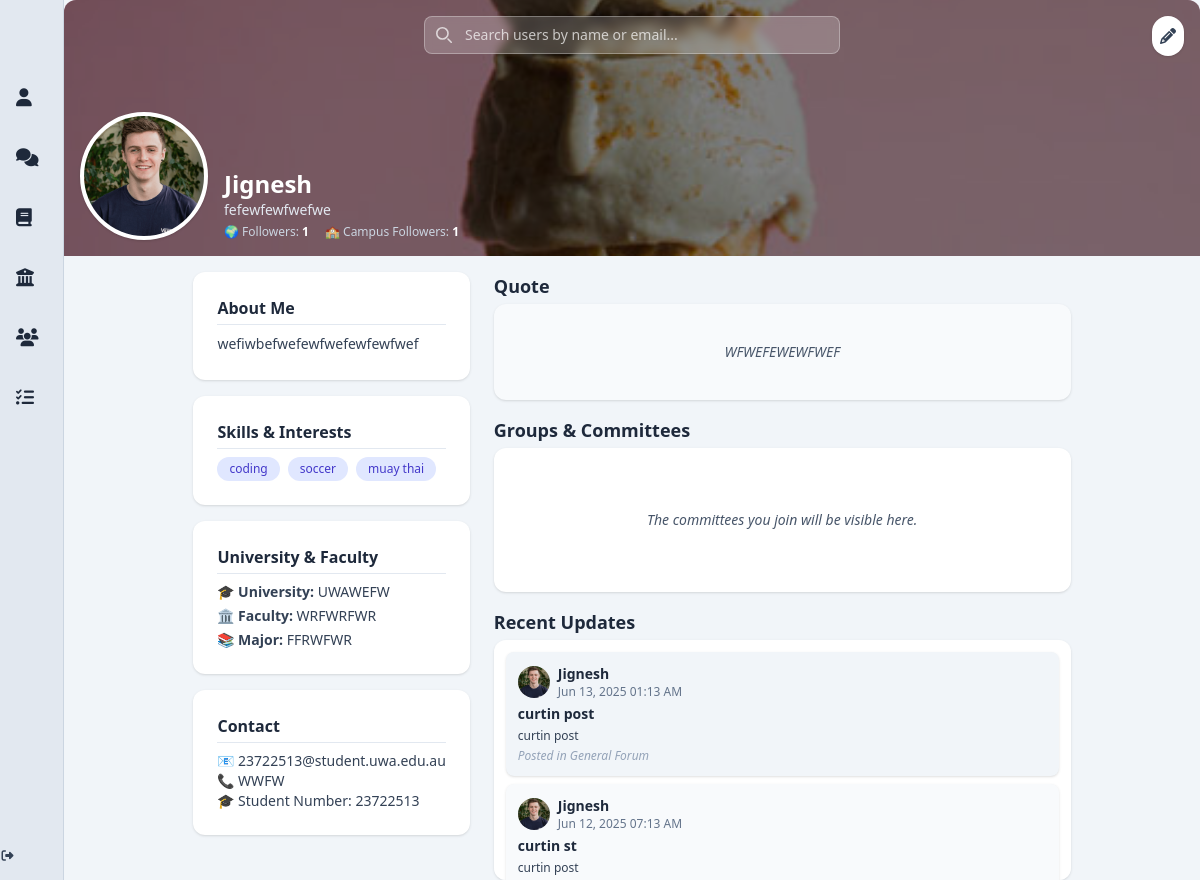
Screenshot of /profile (signed in) with the database file from the repository.
### app/models.py (models this page shows, shortened)
class User(db.Model, UserMixin):
    __tablename__ = 'users'
    id = db.Column(db.Integer, primary_key=True)
    display_name = db.Column(db.String(100))
    student_number = db.Column(db.String(50), unique=True, nullable=False)
    email = db.Column(db.String(120), unique=True, nullable=False)
    password_hash = db.Column(db.String(128), nullable=False)
    bio = db.Column(db.Text)
    job_title = db.Column(db.String(100))
    phone = db.Column(db.String(20))
    university = db.Column(db.String(100))
    faculty = db.Column(db.String(100))
    major = db.Column(db.String(100))
    quote = db.Column(db.Text)
    skills = db.Column(db.Text)
    profile_picture = db.Column(db.String(255))
    cover_picture = db.Column(db.String(255))
    created_at = db.Column(db.DateTime, default=db.func.now())
    committees = db.relationship('Committee', secondary=user_committees, backref='members', lazy='dynamic')
    posts = db.relationship('Post', backref='author', cascade='all, delete-orphan', passive_deletes=True, lazy='dynamic')
    comments = db.relationship('Comment', backref='author', cascade='all, delete-orphan', passive_deletes=True, lazy='dynamic')
    liked_posts = db.relationship('Post', secondary=post_likes, backref=db.backref('likers', lazy='dynamic'))
    followers = db.relationship(
        'User', secondary=user_followers,
        primaryjoin=(user_followers.c.followed_id == id),
        secondaryjoin=(user_followers.c.follower_id == id),
        backref=db.backref('following', lazy='dynamic'),
        lazy='dynamic'
    )
    @property
    def skills_list(self):
        return [skill.strip() for skill in self.skills.split(',')] if self.skills else []
    @property
    def followers_count(self):
        return self.followers.count()
    @property
    def campus_followers_count(self):
        my_domain = self.email.split('@')[-1] if self.email else ''
        count = 0
        for follower in self.followers:
            if follower.email and follower.email.split('@')[-1] == my_domain:
                count += 1
        return count

class Post(db.Model):
    __tablename__ = 'posts'
    id = db.Column(db.Integer, primary_key=True)
    title = db.Column(db.String(200))
    content = db.Column(db.Text, nullable=False)
    image_url = db.Column(db.String(255))
    created_at = db.Column(db.DateTime, default=db.func.now())
    user_id = db.Column(db.Integer, db.ForeignKey('users.id', ondelete='CASCADE', name='fk_posts_user_id'), nullable=False)
    committee_id = db.Column(db.Integer, db.ForeignKey('committees.id', ondelete='SET NULL', name='fk_posts_committee_id'), nullable=True)
    forum_id = db.Column(db.Integer, db.ForeignKey('forums.id', ondelete='SET NULL', name='fk_posts_forum_id'), nullable=True)
    committee = db.relationship('Committee', backref='posts', lazy='joined')
    comments = db.relationship('Comment', backref='post', cascade='all, delete-orphan', passive_deletes=True, lazy='dynamic')

### app/routes.py (the view)
@bp.route('/profile')
@login_required
def profile_landing_page():
    return render_template('profile_landingpage.html', user=current_user, Post=Post)

### app/__init__.py (called while the page is built)
def create_app(test_config=None):
    app = Flask(__name__)
    app.config['SECRET_KEY'] = 'w$$a9#^b2av#m2#jQ$s*G831!!6kgY@'
    BASE_DIR = os.path.abspath(os.path.dirname(__file__))
    DB_PATH = os.path.join(BASE_DIR, '../instance/app.db')
    app.config['SQLALCHEMY_DATABASE_URI'] = f'sqlite:///{DB_PATH}'
    if test_config:
        app.config.update(test_config)
    print("🚀 Using DB:", app.config['SQLALCHEMY_DATABASE_URI'])
    db.init_app(app)
    migrate.init_app(app, db)
    login_manager.init_app(app)
    login_manager.login_view = 'routes.index'
    from app.models import User
    @login_manager.user_loader
    def load_user(user_id):
        return User.query.get(int(user_id))
    @app.context_processor
    def inject_csrf_token():
        return dict(csrf_token=generate_csrf)
    from app.routes import bp as routes_bp
    app.register_blueprint(routes_bp)
    return app

### app/templates/profile_landingpage.html (shortened to what this page needs)
{% extends "base.html" %}
{% block content %}
<div class="relative w-full h-64 bg-slate-300 rounded-t-xl overflow-hidden">
  <img src="{{ user.cover_picture or 'https://images.unsplash.com/photo-1531512073830-ba890ca4eba2?q=80&w=3079&auto=format&fit=crop' }}"
       alt="Profile cover"
       class="object-cover w-full h-full" />
  <div class="absolute inset-0 bg-black bg-opacity-50 flex items-end gap-4 p-4">
    <img src="{{ user.profile_picture or 'https://cdn-icons-png.flaticon.com/512/149/149071.png' }}"
         alt="Avatar"
         class="avatar rounded-full border-4 border-white w-32 h-32 object-cover shadow bg-white" />
    <div>
        <div class="flex items-center gap-2">
            <h1 class="text-2xl font-bold text-white">{{ user.display_name }}</h1>
          </div>
      <p class="text-sm text-slate-200">{{ user.job_title }}</p>
      <div class="flex gap-4 mt-1 text-xs text-slate-300">
        <p>🌍 Followers: <span id="followers-count" class="font-semibold text-white">{{ user.followers_count or 0 }}</span></p>
        <p>🏫 Campus Followers: <span id="campus-followers-count" class="font-semibold text-white">{{ user.campus_followers_count or 0 }}</span></p>
      </div>
    </div>
    <a href="{{ url_for('routes.edit_profile') }}"
       class="absolute top-4 right-4 bg-white text-slate-700 rounded-full p-2 shadow hover:bg-indigo-600 hover:text-white transition">
      <i class="fas fa-pencil-alt"></i>
    </a>
  </div>
  <div class="absolute top-4 left-1/2 transform -translate-x-1/2 w-full max-w-md px-4">
    <div class="relative">
      <input type="search"
             id="search-users"
             name="query"
             class="block w-full p-2 pl-10 text-sm text-white border border-white/30 rounded-lg bg-white/20 backdrop-blur-sm focus:ring-indigo-400 focus:border-indigo-400 placeholder-white/70 transition"
             placeholder="Search users by name or email..."
             autocomplete="off">
      <div class="absolute inset-y-0 left-0 flex items-center pl-3 pointer-events-none">
        <svg class="w-4 h-4 text-white opacity-70" xmlns="http://www.w3.org/2000/svg" fill="none" viewBox="0 0 20 20">
          <path stroke="currentColor" stroke-linecap="round" stroke-linejoin="round" stroke-width="2"
                d="m19 19-4-4m0-7A7 7 0 1 1 1 8a7 7 0 0 1 14 0Z"/>
        </svg>
      </div>
    </div>
  </div>
</div>
<div class="max-w-6xl mx-auto mt-4 grid grid-cols-1 md:grid-cols-3 gap-6 px-4">
  <aside class="md:col-span-1 flex flex-col gap-4">
    <div class="bg-white rounded-xl shadow p-6">
      <h3 class="text-md font-semibold text-slate-800 mb-2 border-b border-slate-200 pb-1">About Me</h3>
      <p class="text-sm text-slate-700 leading-relaxed break-words">{{ user.bio or "No bio available." }}</p>
    </div>
    <div class="bg-white rounded-xl shadow p-6">
      <h3 class="text-md font-semibold text-slate-800 mb-2 border-b border-slate-200 pb-1">Skills & Interests</h3>
      {% if user.skills %}
      <div class="flex flex-wrap gap-2">
        {% for skill in user.skills.split(',') %}
        <span class="bg-indigo-100 text-indigo-700 rounded-full px-3 py-1 text-xs font-medium">{{ skill.strip() }}</span>
        {% endfor %}
      </div>
      {% else %}
      <p class="text-sm text-slate-600">No skills added yet.</p>
      {% endif %}
    </div>
    <div class="bg-white rounded-xl shadow p-6">
      <h3 class="text-md font-semibold text-slate-800 mb-2 border-b border-slate-200 pb-1">University & Faculty</h3>
      <ul class="text-sm text-slate-700 space-y-1">
        <li>🎓 <strong>University:</strong> {{ user.university or 'Not specified' }}</li>
        <li>🏛️ <strong>Faculty:</strong> {{ user.faculty or 'Not specified' }}</li>
        <li>📚 <strong>Major:</strong> {{ user.major or 'Not specified' }}</li>
      </ul>
    </div>
    <div class="bg-white rounded-xl shadow p-6">
      <h3 class="text-md font-semibold text-slate-800 mb-2 border-b border-slate-200 pb-1">Contact</h3>
      <p class="text-sm text-slate-700 break-words">📧 {{ user.email }}</p>
      <p class="text-sm text-slate-700 break-words">📞 {{ user.phone or 'Not provided' }}</p>
      <p class="text-sm text-slate-700 break-words">🎓 Student Number: {{ user.student_number or 'Not provided' }}</p>
    </div>
  </aside>
  <main class="md:col-span-2 flex flex-col gap-4">
    <section>
      <h2 class="text-lg font-semibold text-slate-800 mb-1">Quote</h2>
      <div class="bg-slate-50 rounded-xl shadow p-3 h-24 flex items-center justify-center">
        <p class="text-sm text-slate-600 italic text-center">{{ user.quote or "Add a Quote!" }}</p>
      </div>
    </section>
    <section>
      <h2 class="text-lg font-semibold text-slate-800 mb-1">Groups & Committees</h2>
      <div class="bg-white rounded-xl shadow p-3 h-36 overflow-y-auto flex flex-col justify-center">
        {% if user.committees.count() > 0 %}
        <ul class="list-disc list-inside text-sm text-slate-700 space-y-1">
          {% for committee in user.committees %}
          <li class="break-words">{{ committee }}</li>
          {% endfor %}
        </ul>
        {% else %}
        <p class="text-sm text-slate-600 italic text-center">The committees you join will be visible here.</p>
        {% endif %}
      </div>
    </section>
    <section>
      <h2 class="text-lg font-semibold text-slate-800 mb-1">Recent Updates</h2>
      <div class="bg-white rounded-xl shadow p-3 h-60 overflow-y-auto flex flex-col gap-2">
        {% set shades = ['bg-slate-100', 'bg-slate-50', 'bg-slate-50', 'bg-white', 'bg-white'] %}
        {% set posts = user.posts.order_by(Post.created_at.desc()).limit(5).all() %}
        {% if posts %}
          {% for post in posts %}
          {% set idx = loop.index0 %}
          <a href="{{ url_for('routes.post_thread', post_id=post.id) }}" class="block hover:scale-[1.02] transition duration-300">
            <div class="{{ shades[idx] }} rounded-lg p-3 shadow hover:shadow-md transition text-sm">
              <div class="flex items-center gap-2 mb-1">
                <img src="{{ user.profile_picture or 'https://cdn-icons-png.flaticon.com/512/149/149071.png' }}"
                     alt="Avatar"
                     class="rounded-full w-8 h-8 object-cover" />
                <div>
                  <h3 class="font-semibold text-slate-800">{{ user.display_name }}</h3>
                  <p class="text-xs text-slate-500">{{ post.created_at.strftime('%b %d, %Y %I:%M %p') }}</p>
                </div>
              </div>
              {% if post.title %}
              <h4 class="font-semibold text-slate-800 text-sm mb-1">{{ post.title }}</h4>
              {% endif %}
              <p class="text-slate-700 text-xs break-words">{{ post.content }}</p>
              <p class="text-xs text-slate-400 italic mt-1">Posted in General Forum</p>
            </div>
          </a>
          {% endfor %}
        {% else %}
        <div class="text-center text-slate-500 flex items-center justify-center h-full">No posts yet!</div>
        {% endif %}
      </div>
    </section>
  </main>
</div>
{% endblock %}

### app/templates/base.html (shortened to what this page needs)
<!DOCTYPE html>
<html lang="en">
  <head>
    <script src="https://cdn.tailwindcss.com"></script>
    <link rel="stylesheet" href="https://cdnjs.cloudflare.com/ajax/libs/font-awesome/6.5.0/css/all.min.css" />
  </head>
  <body class="bg-slate-50 text-slate-800">
    <div class="flex min-h-screen overflow-hidden">
      <aside class="group flex flex-col bg-slate-200 shadow-lg transition-all duration-300 w-16 hover:w-64 overflow-hidden border-r border-slate-300">
        <nav class="flex-1 flex flex-col space-y-2 items-start">
          <a href="{{ url_for('routes.profile_landing_page') }}" class="flex items-center space-x-3 pl-4 p-3 hover:bg-indigo-100 hover:text-indigo-600 transition rounded w-full">
            <i class="fas fa-user text-lg"></i>
          </a>
          <a href="{{ url_for('routes.post_forum') }}" class="flex items-center space-x-3 pl-4 p-3 hover:bg-indigo-100 hover:text-indigo-600 transition rounded w-full">
            <i class="fas fa-comments text-lg"></i>
          </a>
          <a href="{{ url_for('routes.units_chat') }}" class="flex items-center space-x-3 pl-4 p-3 hover:bg-indigo-100 hover:text-indigo-600 transition rounded w-full">
            <i class="fas fa-book text-lg"></i>
          </a>
          <a href="{{ url_for('routes.committee_chat') }}" class="flex items-center space-x-3 pl-4 p-3 hover:bg-indigo-100 hover:text-indigo-600 transition rounded w-full">
            <i class="fas fa-university text-lg"></i>
          </a>
          <a href="{{ url_for('routes.study_groups') }}" class="flex items-center space-x-3 pl-4 p-3 hover:bg-indigo-100 hover:text-indigo-600 transition rounded w-full">
            <i class="fas fa-users text-lg"></i>
          </a>
          <a href="{{ url_for('routes.group_assignments') }}" class="flex items-center space-x-3 pl-4 p-3 hover:bg-indigo-100 hover:text-indigo-600 transition rounded w-full">
            <i class="fas fa-tasks text-lg"></i>
          </a>
        </nav>
        <a href="{{ url_for('routes.logout') }}" class="mt-auto mb-4 flex items-center justify-center text-xs text-slate-700 hover:text-red-600 transition-opacity duration-300 w-full">
          <i class="fas fa-sign-out-alt mr-2"></i>
        </a>
      </aside>
      <main class="flex-1 bg-slate-100 min-h-screen flex flex-col">
        {% block content %}{% endblock %}
      </main>
    </div>
  </body>
</html>

### rows the page displays
User: cover_picture (picture), profile_picture (picture), display_name "Jignesh", job_title "fefewfewfwefwe", email.email "1", bio "wefiwbefwefewfwefewfewfwef", university "UWAWEFW", faculty "WRFWRFWR", major "FFRWFWR", email "23722513@student.uwa.edu.au", phone "WWFW", student_number "23722513", quote "WFWEFEWEWFWEF"
Post: profile_picture (picture), created_at "Jun 13, 2025 01:13 AM", title "curtin post", content "curtin post"
Post: profile_picture (picture), created_at "Jun 12, 2025 07:13 AM", title "curtin st", content "curtin post"

### other values shown
{{ user.followers_count or 0 }} "1"
{{ skill.strip() }} "coding" "soccer" "muay thai"
